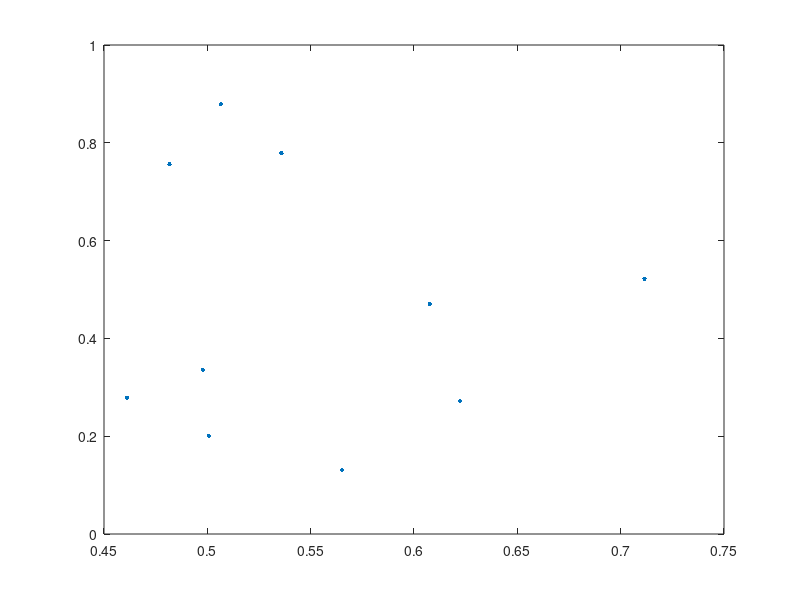

Here is the MATLAB script that generated this plot: (Note: this script raises an error after producing the figure.)

load data

figure;
 plot(xp2, yp2,....
'.',....     
'MarkerSize', 10);

DT = DelaunayTri(xp2, yp2);
figure;
triplot(DT,xp2,yp2);

DT2 = delaunay(xp2, yp2);
figure;
triplot(DT2,xp2,yp2);